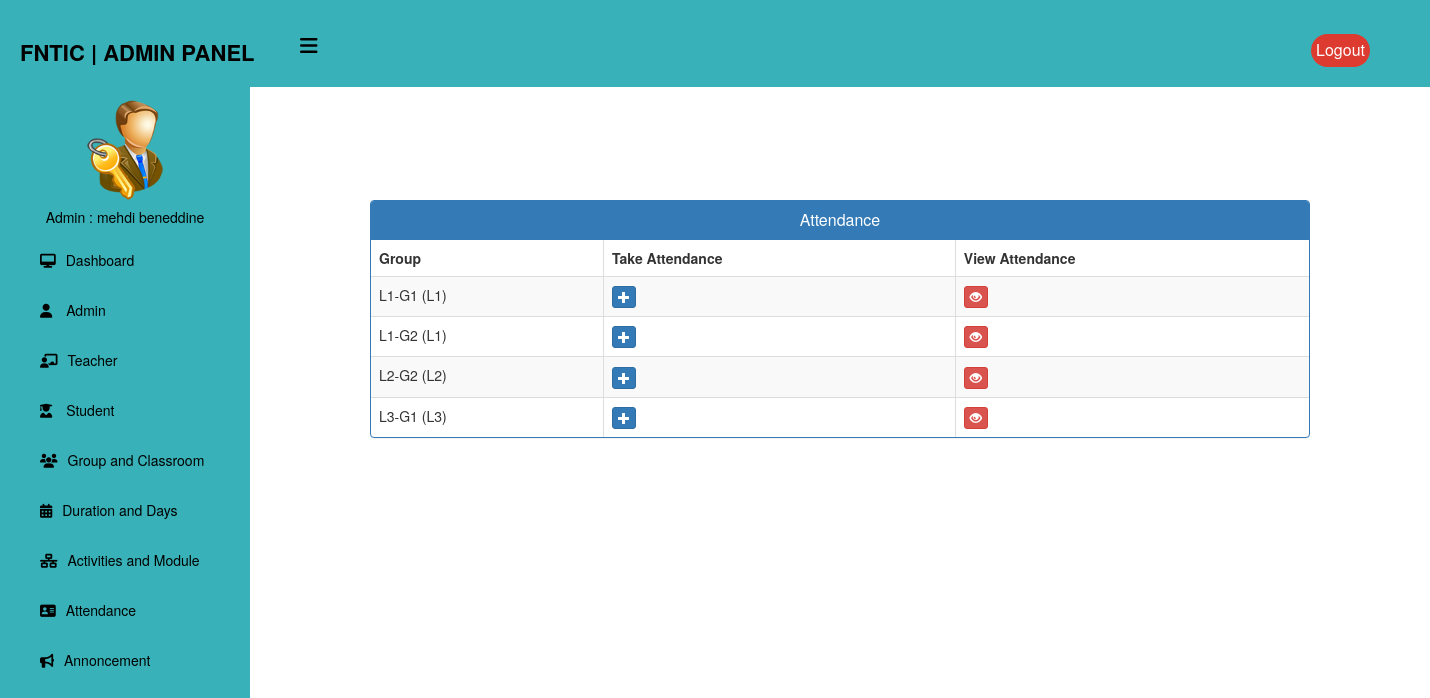
The app's page /admin-attendance (signed in) with its own data.
### home/models.py (models this page shows, shortened)
class Group(models.Model):
    LEVEL_CHOICES = [
        ('L1', 'L1'),
        ('L2', 'L2'),
        ('L3', 'L3'),
    ]
    name = models.CharField(max_length=60)
    ability = models.PositiveIntegerField(null=True)
    level = models.CharField(max_length=10, choices=LEVEL_CHOICES, default='L1')
    class Meta:
        ordering = ['name']

### home/views.py (the view)
# urls.py: path('admin-attendance', views.admin_attendance_view,name='admin-attendance'),
@login_required(login_url="login")
@user_passes_test(is_admin)
def admin_attendance_view(request):
    groups=models.Group.objects.all()
    return render(request,'school/admin_attendance.html',{'groups':groups})

### home/views.py (called while the page is built)
def is_admin(user):
    return user.groups.filter(name='ADMIN').exists()

### templates/school/admin_attendance.html (shortened to what this page needs)
{% extends 'school/adminbase.html' %}
{% block content %}
<head>
  <link href="//netdna.bootstrapcdn.com/bootstrap/3.0.0/css/bootstrap.min.css" rel="stylesheet" id="bootstrap-css">
</head>
<div class="container">
  <div class="row">
    <div class="panel panel-primary">
      <div class="panel-heading">
        <h6 class="panel-title">Attendance</h6>
      </div>
      <table class="table table-hover table-striped table-bordered" id="dev-table">
        <thead>
          <tr>
            <th>Group</th>
            <th>Take Attendance</th>
            <th>View Attendance</th>
          </tr>
        </thead>
        <tbody>
          {% for group in groups %}
          <tr>
            <td>{{ group.name }} ({{ group.level }})</td>
            <td>
              <a class="btn btn-primary btn-xs" href="{% url 'admin-take-attendance' group.name %}">
                <span class="glyphicon glyphicon-plus"></span>
              </a>
            </td>
            <td>
              <a class="btn btn-danger btn-xs" href="{% url 'admin-view-attendance' group.name %}">
                <span class="glyphicon glyphicon-eye-open"></span>
              </a>
            </td>
          </tr>
          {% endfor %}
        </tbody>
      </table>
    </div>
  </div>
</div>
{% endblock content %}

### templates/school/adminbase.html (shortened to what this page needs)
{% load static %}
<!DOCTYPE html>
<html lang="en" dir="ltr">
<head>
  <link rel="stylesheet" href="https://cdnjs.cloudflare.com/ajax/libs/font-awesome/6.4.0/css/all.min.css">
</head>
<body>
  <header>
    <label for="check">
      <i class="fas fa-bars" id="sidebar_btn"></i>
    </label>
    <div class="left_area">
      <h3>FNTIC | Admin Panel</h3>
    </div>
    <div class="right_area">
      <a href="{%url 'admin_logout'%}" class="logout_btn">Logout</a>
    </div>
  </header>
  <div class="sidebar">
    <center>
      <img src="{% static 'image/admin-icn.png' %}" class="profile_image" alt="">
      <h5>Admin : {{request.user.first_name}} {{ user.last_name }}</h5>
    </center>
    <a href="/admin-dashboard"><i class="fas fa-desktop"></i><span>Dashboard</span></a>
    <a href="/admin-admin"><i class="fas fa-user"></i> <span>Admin</span></a>
    <a href="/admin-teacher"><i class="fas fa-chalkboard-teacher"></i><span>Teacher</span></a>
    <a href="/admin-student"> <i class="fas fa-user-graduate"></i> <span>Student</span></a>
    <a href="/admin-group"><i class="fas fa-users"></i><span>Group and Classroom</span></a>
    <a href="/admin-duration-module"><i class="fas fa-calendar-alt"></i><span>Duration and Days</span></a>
    <a href="/admin-Activities"><i class="fas fa-network-wired"></i><span>Activities and Module</span></a>
    <a href="/admin-attendance"><i class="fas fa-address-card"></i><span>Attendance</span></a>
    <a href="/admin-notice"><i class="fas fa-bullhorn"></i><span>Annoncement</span></a>
  </div>
  <div class="content">
    <br><br><br><br><br>
    {% block content %}
    {% endblock content %}
</body>
</html>

### templates/school/adminbase.html (style rules this page uses)
a:link { text-decoration: none; }
body { margin: 0; padding: 0; font-family: "Roboto", sans-serif; }
header { position: fixed; background: #38b2b8; padding: 20px; width: 100%; z-index: 1; }
.left_area h3 { color: #000; margin: 0px; text-transform: uppercase; font-size: 22px; font-weight: 900; }
.logout_btn { padding: 5px; background: #dd3b30; text-decoration: none; float: right; margin-top: -30px; margin-right: 40px; border-radius: 30px; font-size: 16px; font-weight: 500; color: #fff; transition: 0.5s; }
.sidebar { background: #38b2b8; margin-top: 70px; padding-top: 30px; position: fixed; left: 0; width: 250px; height: 100%; transition: 0.5s; transition-property: left; }
.sidebar .profile_image { width: 100px; height: 100px; border-radius: 100px; margin-bottom: 10px; }
.sidebar h5 { color: #000; text size: 12px; margin-top: 0; margin-bottom: 10px; }
.sidebar a { color: #000; display: block; width: 100%; line-height: 50px; text-decoration: none; padding-left: 40px; box-sizing: border-box; transition: 0.5s; }
.sidebar i { padding-right: 10px; }
label #sidebar_btn { z-index: 1; color: #000; position: fixed; cursor: pointer; left: 300px; font-size: 20px; margin: 5px 0; transition: 0.5s; transition-property: color; }
.content { margin-left: 250px; background-position: center; background-size: cover; height: 100vh; transition: 0.5s; }

### templates/school/admin_attendance.html (style rules this page uses)
a:link { text-decoration: none; }
h6 { text-align: center; }
.row { margin: 100px; }

### records on screen
Group: name "L1-G1", level "L1"
Group: name "L1-G2", level "L1"
Group: name "L2-G2", level "L2"
Group: name "L3-G1", level "L3"

### other values on screen
{{ request.user.first_name }} "mehdi"
{{ user.last_name }} "beneddine"
